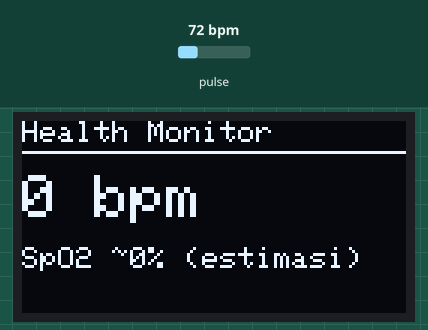
Simulated run of this sketch. Board: ESP32. On the bench: 128×64 one-colour display. The test bench sets the inputs (shaded band); at power-on: pulse 72 bpm. The audio player accepts every command and is not drawn; what the sketch prints to the serial monitor is not drawn.

Above: at 3.1 s.
3.2 s: pulse set to 100 bpm
At 6.1 s:
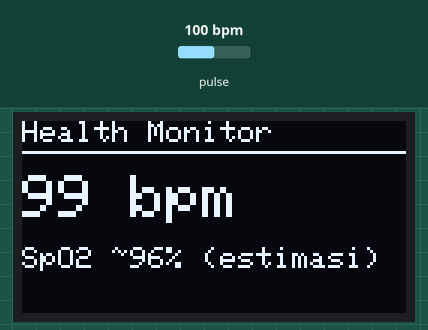
6.2 s: pulse set to 158 bpm
At 8.3 s:
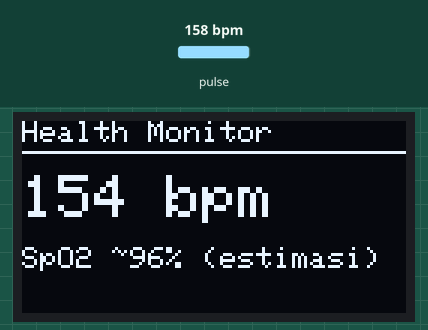
9.1 s: pulse set to 70 bpm
At 11.8 s:
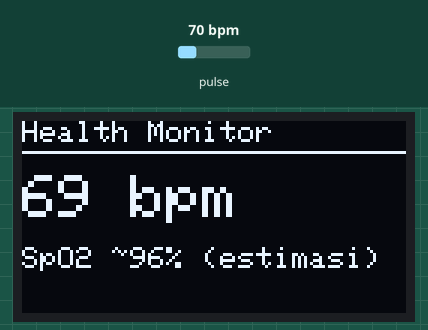
Timing chart, 0 to 13.3 s (numbered marks = the images above; inputs shaded):
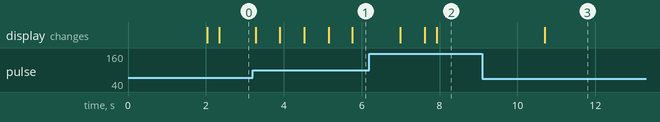

Measured:
- after the input at 6.2 s, the display: first changes after 0.79 s (image 2 shows a later state)

The sketch:

health_monitor_esp32-1.ino
```cpp
#include <Wire.h>
#include <Adafruit_GFX.h>
#include <Adafruit_SH110X.h>
#include "MAX30105.h"
#include "heartRate.h"
#include <DFRobotDFPlayerMini.h>

#define PIN_SDA   21
#define PIN_SCL   22
#define DF_RX_PIN 16   // ESP32 RX2 <- TX DFPlayer
#define DF_TX_PIN 17   // ESP32 TX2 -> RX DFPlayer

#define TRACK_BOOT         1
#define TRACK_HR_TINGGI    2   // dipakai jg sbg nada alert sebelum sebut angka saat BPM tinggi
#define TRACK_SPO2_RENDAH  3   // dipakai jg sbg nada alert sebelum sebut angka saat SpO2 rendah

#define TRACK_UNIT_BASE     10  // track angka 0-9 = TRACK_UNIT_BASE + digit
#define TRACK_NOL           10
#define TRACK_SATU          11
#define TRACK_DUA           12
#define TRACK_TIGA          13
#define TRACK_EMPAT         14
#define TRACK_LIMA          15
#define TRACK_ENAM          16
#define TRACK_TUJUH         17
#define TRACK_DELAPAN       18
#define TRACK_SEMBILAN      19
#define TRACK_SEPULUH       20
#define TRACK_SEBELAS       21
#define TRACK_BELAS         22  // sufiks "...belas" (dipakai utk 12-19)
#define TRACK_PULUH         23  // sufiks "...puluh" (dipakai utk 20,30,...,90)
#define TRACK_SERATUS       24
#define TRACK_BPM_SUFFIX    25  // kata "bpm"
#define TRACK_PERSEN_SUFFIX 26  // kata "persen"

#define TRACK_PROMPT_LETAKKAN    30  // "Letakkan jari Anda di sensor"
#define TRACK_PROMPT_TERDETEKSI  31  // "Jari terdeteksi, mohon tahan sebentar"
#define TRACK_PROMPT_ANGKAT      32  // "Pembacaan selesai, Anda boleh angkat jari"

#define MAX_SPEECH_TRACKS   6   // maks token per ucapan (nada alert + angka + sufiks satuan)

Adafruit_SH1106G display = Adafruit_SH1106G(128, 64, &Wire, -1);
MAX30105 particleSensor;
DFRobotDFPlayerMini dfPlayer;

unsigned long lastBeatMs = 0;
int   bpmAvg = 0; // nama variabel dipertahankan (dipakai di banyak tempat), tapi isinya murni bacaan instan, tanpa rata-rata

int   lastValidBpm = 0;
byte  hrRejectStreak = 0;
const byte HR_REJECT_STREAK_RESET = 2;  // ditolak 2x beruntun -> acuan lama dianggap basi, ganti ke bacaan berikutnya
const float HR_MAX_JUMP = 0.4;          // tolak lompatan >40% dari bacaan valid sebelumnya (ciri noise, bukan detak asli)
bool  bpmCapturedThisCycle = false;     // sudah ada 1 bacaan BPM valid di siklus taruh-jari saat ini?

const int BUF_SIZE = 100;
uint32_t irBuf[BUF_SIZE];
uint32_t redBuf[BUF_SIZE];
int   bufIdx = 0;
bool  bufFull = false;
float spo2Estimate = 0;

float spo2LastValid = 0;
byte  spo2RejectStreak = 0;
const byte SPO2_REJECT_STREAK_RESET = 3;
const float SPO2_MAX_JUMP = 8.0; // tolak lompatan >8 poin persen dari bacaan valid sebelumnya
bool  fingerDetected = false;
bool  max30102Ok = false; // false kalau MAX30102 gagal terdeteksi saat setup()

bool  rawFingerNow = false;
unsigned long fingerStateChangeMs = 0;
const unsigned long FINGER_DEBOUNCE_MS = 300; // status baru dianggap sah kalau bertahan minimal segini lama

unsigned long lastDisplayMs = 0;
const unsigned long DISPLAY_INTERVAL_MS = 300;

int  speechQueue[MAX_SPEECH_TRACKS];
int  speechQueueLen = 0;
int  speechIndex = 0;
bool speechPlaying = false;
unsigned long speechTrackStartMs = 0;
const unsigned long SPEECH_TRACK_TIMEOUT_MS = 4000; // jaga-jaga kalau notifikasi "selesai" dari DFPlayer tidak sampai

enum GuidanceStage { STAGE_LETAKKAN, STAGE_TERDETEKSI, STAGE_SELESAI, STAGE_BPM, STAGE_SPO2 };
GuidanceStage stage = STAGE_LETAKKAN;

unsigned long lastPlacementPromptMs = 0;
const unsigned long PLACEMENT_PROMPT_INTERVAL_MS = 15000; // ingatkan "letakkan jari" tiap 15 detik saat idle

void setup() {
  Serial.begin(115200);
  Wire.begin(PIN_SDA, PIN_SCL);

  initOLED();
  initMAX30102();
  initDFPlayer();

  delay(500); // jeda sebelum suara perdana diputar
  int bootSeq[2] = { TRACK_BOOT, TRACK_PROMPT_LETAKKAN };
  queueTracks(bootSeq, 2);          // sapaan awal, lanjut langsung ke instruksi "letakkan jari"
  lastPlacementPromptMs = millis(); // reminder berkala berikutnya dihitung mulai dari sini
}

void loop() {
  uint32_t irValue  = 0;
  uint32_t redValue = 0;

  if (max30102Ok) {
    irValue  = particleSensor.getIR();
    redValue = particleSensor.getRed();
  }
  bool rawFinger = max30102Ok && (irValue > 50000);
  if (rawFinger != rawFingerNow) {
    rawFingerNow = rawFinger;
    fingerStateChangeMs = millis();
  }
  if (millis() - fingerStateChangeMs >= FINGER_DEBOUNCE_MS && fingerDetected != rawFingerNow) {
    fingerDetected = rawFingerNow;
    Serial.print("[Jari] Status berubah -> ");
    Serial.print(fingerDetected ? "TERDETEKSI" : "TIDAK ADA");
    Serial.print(" (irValue=");
    Serial.print(irValue);
    Serial.println(")");
  }

  if (fingerDetected) {
    updateHeartRate(irValue);
    updateSpO2Buffer(irValue, redValue);
  } else {
    bufIdx = 0;
    bufFull = false;
  }

  if (millis() - lastDisplayMs > DISPLAY_INTERVAL_MS) {
    lastDisplayMs = millis();
    updateDisplay();
  }

  pollDFPlayer();
  voiceGuidance();
}

void initOLED() {
  // begin(alamat_i2c, reset). 1.3" 128x64 umumnya SH1106 @ 0x3C.
  if (!display.begin(0x3C, true)) {
    Serial.println("OLED tidak terdeteksi di alamat 0x3C");
  }
  display.clearDisplay();
  display.setTextColor(SH110X_WHITE);
  display.setCursor(0, 20);
  display.setTextSize(1);
  display.println("Menginisialisasi...");
  display.display();
}

void initMAX30102() {
  if (!particleSensor.begin(Wire, I2C_SPEED_FAST, 0x57)) {
    Serial.println("MAX30102 tidak terdeteksi di alamat 0x57 - cek wiring SDA/SCL");
    max30102Ok = false;
    return; // TIDAK hang lagi - program lanjut jalan supaya OLED & fitur lain tetap bisa dites
  }
  max30102Ok = true;

  particleSensor.setup(0x3F, 4, 2, 400, 411, 16384);
}

void initDFPlayer() {
  Serial2.begin(9600, SERIAL_8N1, DF_RX_PIN, DF_TX_PIN);
  delay(500); // beri waktu DFPlayer boot & baca kartu MicroSD sebelum dikirimi perintah

  if (!dfPlayer.begin(Serial2)) {
    Serial.println("DFPlayer Mini tidak terdeteksi - cek SD card & RX/TX");
  } else {
    Serial.println("DFPlayer berhasil terhubung!");
    delay(200);           // jeda sebelum perintah volume, cegah cip audio error/hang
    dfPlayer.volume(20);  // dinaikkan sementara utk debug (skala 0-30)
    delay(200);           // jeda sesudah perintah volume
  }
}

void updateHeartRate(uint32_t irValue) {
  if (!checkForBeat(irValue)) return;

  unsigned long now = millis();
  unsigned long delta = now - lastBeatMs;
  lastBeatMs = now;
  float bpm = 60.0 / (delta / 1000.0);

  if (bpm <= 50 || bpm >= 230) return; // di bawah 50 dianggap nggak wajar buat kondisi normal, abaikan total

  // Noise check: bandingkan ke 1 bacaan valid terakhir saja (bukan rata-rata beberapa bacaan)
  if (lastValidBpm > 0) {
    float jump = fabs(bpm - lastValidBpm) / lastValidBpm;
    if (jump > HR_MAX_JUMP) {
      hrRejectStreak++;
      Serial.print("[HR] Instan ");
      Serial.print(bpm);
      Serial.print(" bpm ditolak (noise, lompat ");
      Serial.print(jump * 100, 0);
      Serial.print("% dari bacaan valid terakhir ");
      Serial.println(lastValidBpm);

      // Ditolak terus-menerus -> acuan lama dianggap basi. Pakai bacaan INI sbg baseline baru, jangan dibuang juga
      if (hrRejectStreak >= HR_REJECT_STREAK_RESET) {
        Serial.println("[HR] Ditolak beruntun, ganti ke baseline baru dari bacaan ini");
        hrRejectStreak = 0;
        lastValidBpm = (int)bpm;
        bpmAvg = (int)bpm;
        bpmCapturedThisCycle = true;
        Serial.print("[HR] Detak terdeteksi, instan: ");
        Serial.println(bpmAvg);
      }
      return;
    }
  }

  hrRejectStreak = 0;
  lastValidBpm = (int)bpm;
  bpmAvg = (int)bpm; // tetap murni instan - cuma dipastikan bukan noise dulu, tanpa rata-rata/smoothing
  bpmCapturedThisCycle = true;

  Serial.print("[HR] Detak terdeteksi, instan: ");
  Serial.println(bpmAvg);
}

void updateSpO2Buffer(uint32_t irValue, uint32_t redValue) {
  irBuf[bufIdx]  = irValue;
  redBuf[bufIdx] = redValue;
  bufIdx++;
  if (bufIdx >= BUF_SIZE) {
    bufIdx = 0;
    bufFull = true;
  }
  if (bufFull) computeSpO2();
}

void computeSpO2() {
  double irDC = 0, redDC = 0;
  for (int i = 0; i < BUF_SIZE; i++) { irDC += irBuf[i]; redDC += redBuf[i]; }
  irDC /= BUF_SIZE;
  redDC /= BUF_SIZE;

  double irAC = 0, redAC = 0;
  for (int i = 0; i < BUF_SIZE; i++) {
    irAC  += sq((double)irBuf[i]  - irDC);
    redAC += sq((double)redBuf[i] - redDC);
  }
  irAC  = sqrt(irAC  / BUF_SIZE);
  redAC = sqrt(redAC / BUF_SIZE);

  if (irDC < 1 || redDC < 1 || irAC < 1) return;

  double R   = (redAC / redDC) / (irAC / irDC);
  double est = 110.0 - 25.0 * R;   // rumus rasio empiris umum -> PERKIRAAN, perlu kalibrasi utk akurasi medis
  est = constrain(est, 0, 100);

  // Noise filter: tolak lompatan besar dari bacaan valid sebelumnya (gerbang validasi, bukan rata-rata tambahan)
  if (spo2LastValid > 0) {
    float jump = fabs(est - spo2LastValid);
    if (jump > SPO2_MAX_JUMP) {
      spo2RejectStreak++;
      Serial.print("[SpO2] ");
      Serial.print(est, 2);
      Serial.print("% ditolak (noise, lompat ");
      Serial.print(jump, 1);
      Serial.print(" poin dari bacaan valid terakhir ");
      Serial.print(spo2LastValid, 1);
      Serial.println("%)");

      if (spo2RejectStreak >= SPO2_REJECT_STREAK_RESET) {
        Serial.println("[SpO2] Ditolak beruntun, reset acuan bacaan valid");
        spo2LastValid = 0;
      }
      return;
    }
  }

  spo2RejectStreak = 0;
  spo2LastValid = est;
  spo2Estimate = est;
}

void updateDisplay() {
  display.clearDisplay();
  display.setTextColor(SH110X_WHITE);
  display.setCursor(0, 0);
  display.setTextSize(1);
  display.println("Health Monitor");
  display.drawLine(0, 10, 128, 10, SH110X_WHITE);

  display.setCursor(0, 18);
  if (!max30102Ok) {
    display.println("MAX30102 GAGAL!");
    display.println("Cek wiring SDA/SCL");
    display.println("& alamat 0x57");
  } else if (!fingerDetected) {
    display.println("Letakkan jari di sensor...");
  } else {
    display.setTextSize(2);
    display.print(bpmAvg);
    display.println(" bpm");
    display.setTextSize(1);
    display.setCursor(0, 42);
    display.print("SpO2 ~");
    display.print(spo2Estimate, 0);
    display.println("% (estimasi)");
  }
  display.display();
}

int numberToTracks(int n, int *out, int maxOut) {
  int count = 0;
  if (n < 0) n = 0;
  if (n > 199) n = 199;

  if (n == 0) {
    if (count < maxOut) out[count++] = TRACK_UNIT_BASE + 0;
    return count;
  }

  int hundreds  = n / 100;
  int remainder = n % 100;

  if (hundreds == 1 && count < maxOut) out[count++] = TRACK_SERATUS;

  if (remainder == 0) {
    // pas 100 - tidak ada token tambahan
  } else if (remainder < 10) {
    if (count < maxOut) out[count++] = TRACK_UNIT_BASE + remainder;
  } else if (remainder == 10) {
    if (count < maxOut) out[count++] = TRACK_SEPULUH;
  } else if (remainder == 11) {
    if (count < maxOut) out[count++] = TRACK_SEBELAS;
  } else if (remainder < 20) {
    if (count < maxOut) out[count++] = TRACK_UNIT_BASE + (remainder - 10);
    if (count < maxOut) out[count++] = TRACK_BELAS;
  } else {
    int tens  = remainder / 10;
    int units = remainder % 10;
    if (count < maxOut) out[count++] = TRACK_UNIT_BASE + tens;
    if (count < maxOut) out[count++] = TRACK_PULUH;
    if (units > 0 && count < maxOut) out[count++] = TRACK_UNIT_BASE + units;
  }
  return count;
}

void queueTracks(int *tracks, int count) {
  if (speechPlaying || count <= 0) return;

  int n = (count < MAX_SPEECH_TRACKS) ? count : MAX_SPEECH_TRACKS;
  for (int i = 0; i < n; i++) speechQueue[i] = tracks[i];

  speechQueueLen = n;
  speechIndex = 0;
  speechPlaying = true;
  speechTrackStartMs = millis();

  Serial.print("[DFPlayer] Antrean track: ");
  for (int i = 0; i < n; i++) { Serial.print(speechQueue[i]); Serial.print(" "); }
  Serial.println();

  dfPlayer.playMp3Folder(speechQueue[0]); // baca dari folder "mp3", bukan root SD card
}

// prefixTrack: nada alert opsional sebelum angka (0 = tanpa nada alert)
// suffixTrack: kata satuan sesudah angka, mis. TRACK_BPM_SUFFIX (0 = tanpa sufiks)
void speakNumber(int n, int prefixTrack, int suffixTrack) {
  if (speechPlaying) return; // jangan interupsi urutan yg sedang jalan

  int tmp[MAX_SPEECH_TRACKS];
  int len = 0;
  if (prefixTrack > 0 && len < MAX_SPEECH_TRACKS) tmp[len++] = prefixTrack;
  len += numberToTracks(n, &tmp[len], MAX_SPEECH_TRACKS - len);
  if (suffixTrack > 0 && len < MAX_SPEECH_TRACKS) tmp[len++] = suffixTrack;

  queueTracks(tmp, len);
}

// Putar satu klip panduan (mis. "letakkan jari") lewat antrean non-blocking yang sama
void speakSingle(int track) {
  int tmp[1] = { track };
  queueTracks(tmp, 1);
}

void voiceGuidance() {
  switch (stage) {

    case STAGE_LETAKKAN: // Tahap 1: menunggu jari diletakkan di sensor
      if (fingerDetected && !speechPlaying) {
        stage = STAGE_TERDETEKSI;
        speakSingle(TRACK_PROMPT_TERDETEKSI); // Tahap 2: "jari terdeteksi, mohon tahan sebentar"
      } else if (!fingerDetected && !speechPlaying &&
                 millis() - lastPlacementPromptMs > PLACEMENT_PROMPT_INTERVAL_MS) {
        lastPlacementPromptMs = millis();
        speakSingle(TRACK_PROMPT_LETAKKAN); // ingatkan berkala selagi idle
      }
      break;

    case STAGE_TERDETEKSI: // Tahap 2: menunggu pembacaan stabil (buffer penuh DAN sudah ada BPM valid)
      if (!fingerDetected) {
        stage = STAGE_LETAKKAN; // jari diangkat sebelum stabil -> ulang dari tahap 1
        lastPlacementPromptMs = millis();
      } else if (bufFull && bpmCapturedThisCycle && !speechPlaying) {
        stage = STAGE_SELESAI;
        speakSingle(TRACK_PROMPT_ANGKAT); // Tahap 3: "pembacaan selesai, anda boleh angkat jari"
      }
      break;

    case STAGE_SELESAI: // Tahap 3 baru selesai diputar
      if (!speechPlaying) {
        stage = STAGE_BPM;
        speakNumber(bpmAvg, 0, TRACK_BPM_SUFFIX); // Tahap 4: LANGSUNG, tanpa delay - angka BPM + "bpm"
      }
      break;

    case STAGE_BPM: // Tahap 4 baru selesai diucapkan -> LANGSUNG lanjut tahap 5, tanpa delay
      if (!speechPlaying) {
        stage = STAGE_SPO2;
        speakNumber((int)round(spo2Estimate), 0, TRACK_PERSEN_SUFFIX); // Tahap 5: angka SpO2 + "persen"
      }
      break;

    case STAGE_SPO2: // Tahap 5 baru selesai diucapkan -> siklus komplit, reset semua total
      if (!speechPlaying) {
        stage = STAGE_LETAKKAN; // reset ke tahap 1

        // Reset acuan noise-filter & angka yg ditampilkan/dikirim, biar tidak kebawa ke siklus berikutnya
        lastValidBpm = 0;
        hrRejectStreak = 0;
        bpmCapturedThisCycle = false;
        spo2LastValid = 0;
        spo2RejectStreak = 0;
        lastBeatMs = millis();
        bpmAvg = 0;
        spo2Estimate = 0;

        // Reset status deteksi jari juga -> siklus berikutnya wajib deteksi ulang dari nol
        fingerDetected = false;
        rawFingerNow = false;
        fingerStateChangeMs = millis();

        lastPlacementPromptMs = millis();
        speakSingle(TRACK_PROMPT_LETAKKAN);
      }
      break;
  }
}

void advanceSpeechQueue() {
  speechIndex++;
  if (speechIndex < speechQueueLen) {
    speechTrackStartMs = millis();
    dfPlayer.playMp3Folder(speechQueue[speechIndex]); // baca dari folder "mp3", bukan root SD card
  } else {
    speechPlaying = false;
  }
}


void pollDFPlayer() {
  if (dfPlayer.available()) {
    uint8_t type = dfPlayer.readType();
    dfPlayer.read(); // ambil nilai terkait supaya state internal library konsisten (tidak dipakai di sini)
    if (type == DFPlayerPlayFinished && speechPlaying) {
      advanceSpeechQueue();
    }
  }
  // jaga-jaga: kalau notifikasi "selesai" tidak pernah sampai, jangan macet selamanya
  if (speechPlaying && millis() - speechTrackStartMs > SPEECH_TRACK_TIMEOUT_MS) {
    advanceSpeechQueue();
  }
}
```
